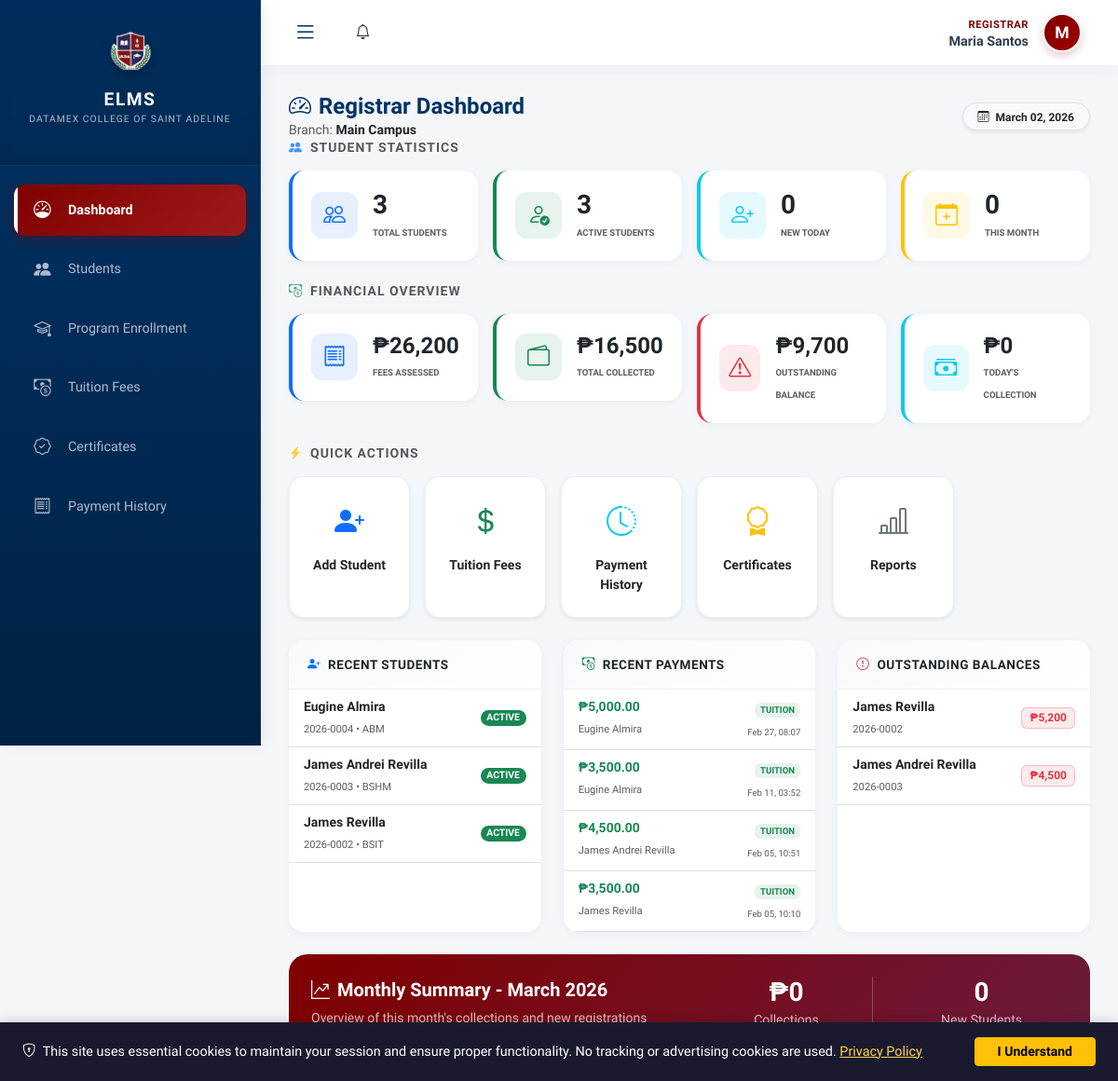
Page /modules/registrar/dashboard.php (signed in) on the earlier database version.
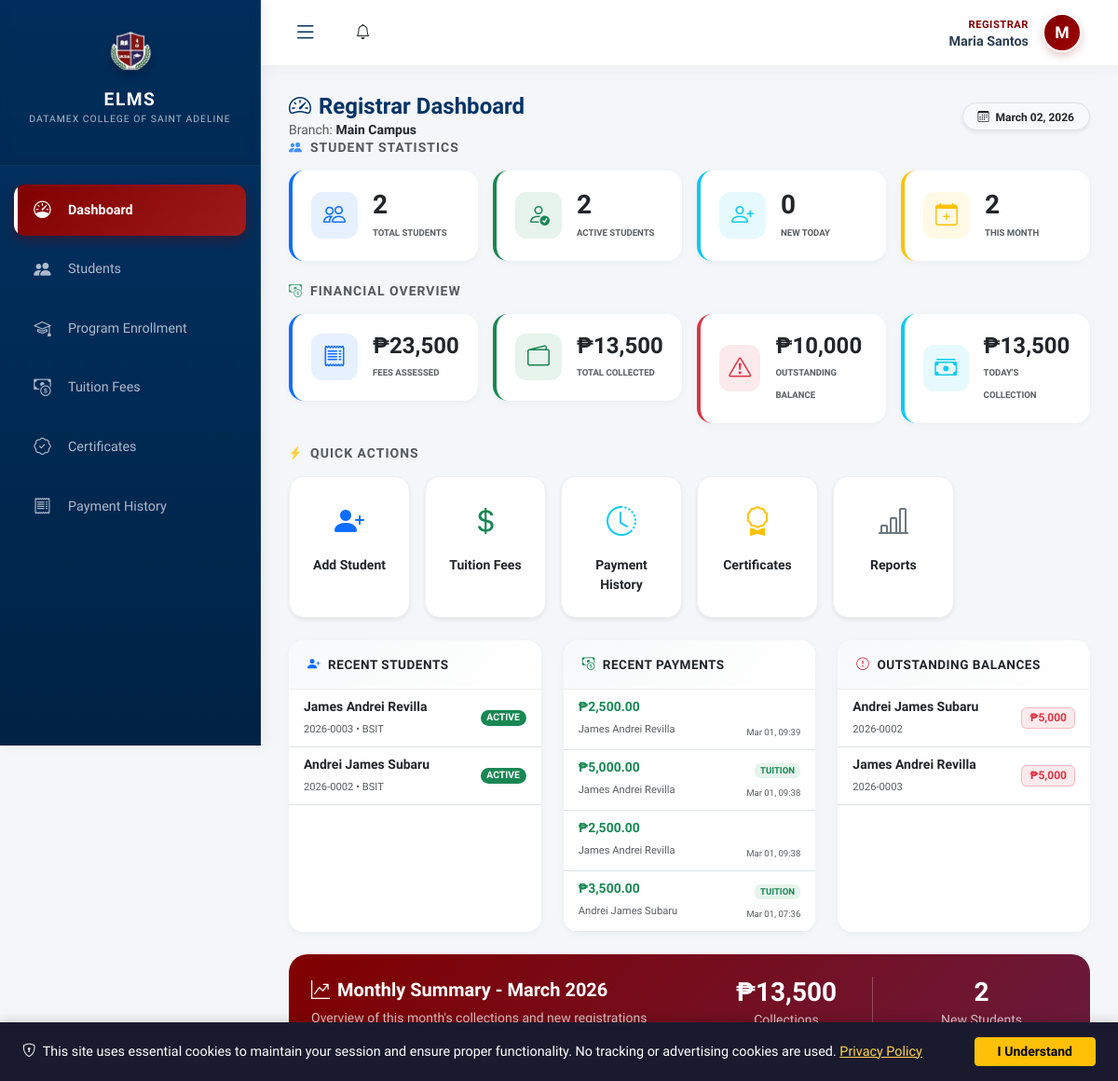
Same page on the later database version.
### tables this page shows
CREATE TABLE `students` (
  `user_id` int(10) UNSIGNED NOT NULL,
  `student_no` varchar(20) NOT NULL,
  `course_id` int(10) UNSIGNED DEFAULT NULL,
  `student_type` enum('regular','irregular','transferee') NOT NULL DEFAULT 'regular',
  `previous_school` varchar(255) DEFAULT NULL
);

CREATE TABLE `users` (
  `id` int(10) UNSIGNED NOT NULL,
  `email` varchar(100) NOT NULL,
  `password` varchar(255) NOT NULL,
  `status` enum('active','inactive') DEFAULT 'active',
  `last_login` datetime DEFAULT NULL,
  `created_at` timestamp NOT NULL DEFAULT current_timestamp(),
  `lock_count` int(11) NOT NULL DEFAULT 0,
  `last_locked_at` datetime DEFAULT NULL
);

CREATE TABLE `payments` (
  `id` int(10) UNSIGNED NOT NULL,
  `reference_no` varchar(50) DEFAULT NULL,
  `or_number` varchar(50) DEFAULT NULL,
  `student_id` int(10) UNSIGNED NOT NULL,
  `amount` decimal(10,2) NOT NULL,
  `payment_type` varchar(100) DEFAULT NULL,
  `other_type_description` varchar(255) DEFAULT NULL,
  `description` text DEFAULT NULL,
  `academic_year_id` int(10) UNSIGNED DEFAULT NULL,
  `semester` enum('1st','2nd','summer') DEFAULT NULL,
  `term` enum('prelim','midterm','prefinals','finals','full','downpayment') DEFAULT NULL,
  `branch_id` int(10) UNSIGNED DEFAULT NULL,
  `recorded_by` int(10) UNSIGNED DEFAULT NULL,
  `payment_method` enum('cash','bank_transfer','online','check') DEFAULT 'cash',
  `status` enum('pending','verified','rejected') DEFAULT 'pending',
  `verified_by` int(10) UNSIGNED DEFAULT NULL,
  `verified_at` datetime DEFAULT NULL,
  `rejection_reason` text DEFAULT NULL,
  `proof_file` varchar(255) DEFAULT NULL,
  `created_at` timestamp NOT NULL DEFAULT current_timestamp()
);

### modules/registrar/dashboard.php (the view, shortened to what the changed rows need)
<?php
require_once '../../config/init.php';
$registrar_id = $_SESSION['user_id'];
$registrar_profile = $conn->query("SELECT branch_id FROM user_profiles WHERE user_id = $registrar_id")->fetch_assoc();
$branch_id = $registrar_profile['branch_id'] ?? 0;
$branch_condition = $branch_id > 0 ? "up.branch_id = $branch_id" : "1=1";
$payment_branch_condition = $branch_id > 0 ? "(p.branch_id = $branch_id OR p.branch_id IS NULL)" : "1=1";
$stats = [
    'total_students' => 0,
    'active_students' => 0,
    'new_students_today' => 0,
    'new_students_month' => 0,
    'total_fees_assessed' => 0,
    'total_payments' => 0,
    'total_balance' => 0,
    'today_collections' => 0,
    'month_collections' => 0,
    'tuition_configs' => 0
];
$result = $conn->query("
    SELECT COUNT(*) as count
    FROM students s
    INNER JOIN user_profiles up ON s.user_id = up.user_id
    WHERE $branch_condition
");
if ($row = $result->fetch_assoc()) { $stats['total_students'] = $row['count']; }
$result = $conn->query("
    SELECT COUNT(*) as count
    FROM students s
    INNER JOIN users u ON s.user_id = u.id
    INNER JOIN user_profiles up ON s.user_id = up.user_id
    WHERE $branch_condition AND u.status = 'active'
");
if ($row = $result->fetch_assoc()) { $stats['active_students'] = $row['count']; }
$today = date('Y-m-d');
$result = $conn->query("
    SELECT COUNT(*) as count
    FROM students s
    INNER JOIN users u ON s.user_id = u.id
    INNER JOIN user_profiles up ON s.user_id = up.user_id
    WHERE $branch_condition AND DATE(u.created_at) = '$today'
");
if ($row = $result->fetch_assoc()) { $stats['new_students_today'] = $row['count']; }
$month_start = date('Y-m-01');
$result = $conn->query("
    SELECT COUNT(*) as count
    FROM students s
    INNER JOIN users u ON s.user_id = u.id
    INNER JOIN user_profiles up ON s.user_id = up.user_id
    WHERE $branch_condition AND DATE(u.created_at) >= '$month_start'
");
if ($row = $result->fetch_assoc()) { $stats['new_students_month'] = $row['count']; }
$result = $conn->query("
    SELECT COALESCE(SUM(sf.amount), 0) as total
    FROM student_fees sf
    INNER JOIN students s ON sf.student_id = s.user_id
    INNER JOIN user_profiles up ON s.user_id = up.user_id
    WHERE $branch_condition
");
if ($row = $result->fetch_assoc()) { $stats['total_fees_assessed'] = $row['total']; }
$result = $conn->query("
    SELECT COALESCE(SUM(p.amount), 0) as total
    FROM payments p
    INNER JOIN students s ON p.student_id = s.user_id
    INNER JOIN user_profiles up ON s.user_id = up.user_id
    WHERE $payment_branch_condition AND p.status = 'verified'
");
if ($row = $result->fetch_assoc()) { $stats['total_payments'] = $row['total']; }
$stats['total_balance'] = $stats['total_fees_assessed'] - $stats['total_payments'];
$result = $conn->query("
    SELECT COALESCE(SUM(p.amount), 0) as total
    FROM payments p
    INNER JOIN students s ON p.student_id = s.user_id
    INNER JOIN user_profiles up ON s.user_id = up.user_id
    WHERE $payment_branch_condition AND p.status = 'verified' AND DATE(p.created_at) = CURDATE()
");
if ($row = $result->fetch_assoc()) { $stats['today_collections'] = $row['total']; }
$result = $conn->query("
    SELECT COALESCE(SUM(p.amount), 0) as total
    FROM payments p
    INNER JOIN students s ON p.student_id = s.user_id
    INNER JOIN user_profiles up ON s.user_id = up.user_id
    WHERE $payment_branch_condition AND p.status = 'verified' AND DATE(p.created_at) >= '$month_start'
");
if ($row = $result->fetch_assoc()) { $stats['month_collections'] = $row['total']; }
$result = $conn->query("SELECT COUNT(*) as count FROM program_tuition_fees");
if ($row = $result->fetch_assoc()) { $stats['tuition_configs'] = $row['count']; }
$recent_students = $conn->query("
    SELECT s.student_no, s.user_id,
           CONCAT(up.first_name, ' ', up.last_name) as student_name,
           COALESCE(p.program_code, ss.strand_code) as program_code,
           u.created_at, u.status
    FROM students s
    INNER JOIN users u ON s.user_id = u.id
    INNER JOIN user_profiles up ON s.user_id = up.user_id
    LEFT JOIN programs p ON s.course_id = p.id
    LEFT JOIN shs_strands ss ON s.course_id = ss.id AND p.id IS NULL
    WHERE $branch_condition
    ORDER BY u.created_at DESC
    LIMIT 5
");
$recent_payments = $conn->query("
    SELECT s.student_no,
           CONCAT(up.first_name, ' ', up.last_name) as student_name,
           p.amount, p.status, p.or_number, p.reference_no, p.payment_type, p.description, p.created_at
    FROM payments p
    INNER JOIN students s ON p.student_id = s.user_id
    INNER JOIN user_profiles up ON s.user_id = up.user_id
    WHERE $payment_branch_condition
    ORDER BY p.created_at DESC
    LIMIT 5
");
$students_with_balance = $conn->query("
    SELECT s.student_no, s.user_id,
           CONCAT(up.first_name, ' ', up.last_name) as student_name,
           COALESCE(p.program_code, ss.strand_code) as program_code,
           COALESCE((SELECT SUM(amount) FROM student_fees WHERE student_id = s.user_id), 0) as total_fees,
           COALESCE((SELECT SUM(amount) FROM payments WHERE student_id = s.user_id AND status = 'verified'), 0) as total_paid
    FROM students s
    INNER JOIN users u ON s.user_id = u.id
    INNER JOIN user_profiles up ON s.user_id = up.user_id
    LEFT JOIN programs p ON s.course_id = p.id
    LEFT JOIN shs_strands ss ON s.course_id = ss.id AND p.id IS NULL
    WHERE $branch_condition
    HAVING (total_fees - total_paid) > 0
    ORDER BY (total_fees - total_paid) DESC
    LIMIT 5
");
include '../../includes/header.php';
?>
<div class="body-scroll-part">
    <div class="row g-3 mb-4">
        <div class="col-6 col-md-3">
            <div class="reg-stat-card border-start border-primary border-4">
                <div>
                    <h3 class="fw-bold mb-0"><?php echo number_format($stats['total_students']); ?></h3>
                    <small class="text-muted fw-bold text-uppercase" style="font-size: 0.6rem;">Total Students</small>
                </div>
            </div>
        </div>
        <div class="col-6 col-md-3">
            <div class="reg-stat-card border-start border-success border-4">
                <div>
                    <h3 class="fw-bold mb-0"><?php echo number_format($stats['active_students']); ?></h3>
                    <small class="text-muted fw-bold text-uppercase" style="font-size: 0.6rem;">Active Students</small>
                </div>
            </div>
        </div>
        <div class="col-6 col-md-3">
            <div class="reg-stat-card border-start border-warning border-4">
                <div>
                    <h3 class="fw-bold mb-0"><?php echo number_format($stats['new_students_month']); ?></h3>
                    <small class="text-muted fw-bold text-uppercase" style="font-size: 0.6rem;">This Month</small>
                </div>
            </div>
        </div>
    </div>
    <div class="row g-3 mb-4">
        <div class="col-6 col-md-3">
            <div class="reg-stat-card border-start border-primary border-4">
                <div>
                    <h4 class="fw-bold mb-0">₱<?php echo number_format($stats['total_fees_assessed'], 0); ?></h4>
                    <small class="text-muted fw-bold text-uppercase" style="font-size: 0.6rem;">Fees Assessed</small>
                </div>
            </div>
        </div>
        <div class="col-6 col-md-3">
            <div class="reg-stat-card border-start border-success border-4">
                <div>
                    <h4 class="fw-bold mb-0">₱<?php echo number_format($stats['total_payments'], 0); ?></h4>
                    <small class="text-muted fw-bold text-uppercase" style="font-size: 0.6rem;">Total Collected</small>
                </div>
            </div>
        </div>
        <div class="col-6 col-md-3">
            <div class="reg-stat-card border-start border-danger border-4">
                <div>
                    <h4 class="fw-bold mb-0">₱<?php echo number_format($stats['total_balance'], 0); ?></h4>
                    <small class="text-muted fw-bold text-uppercase" style="font-size: 0.6rem;">Outstanding Balance</small>
                </div>
            </div>
        </div>
        <div class="col-6 col-md-3">
            <div class="reg-stat-card border-start border-info border-4">
                <div>
                    <h4 class="fw-bold mb-0">₱<?php echo number_format($stats['today_collections'], 0); ?></h4>
                    <small class="text-muted fw-bold text-uppercase" style="font-size: 0.6rem;">Today's Collection</small>
                </div>
            </div>
        </div>
    </div>
    <div class="row g-4">
        <div class="col-lg-4">
            <div class="activity-card h-100">
                <div class="p-0">
                    <ul class="list-group list-group-flush">
                        <?php if ($recent_students->num_rows == 0): ?>
                            <li class="list-group-item py-4 text-center text-muted small">No students found.</li>
                        <?php else: while ($row = $recent_students->fetch_assoc()): ?>
                            <li class="list-group-item px-3 py-2 border-bottom d-flex justify-content-between align-items-center">
                                <div>
                                    <div class="fw-bold text-dark small"><?php echo htmlspecialchars($row['student_name']); ?></div>
                                    <small class="text-muted" style="font-size: 0.7rem;"><?php echo htmlspecialchars($row['student_no']); ?> • <?php echo htmlspecialchars($row['program_code'] ?? 'N/A'); ?></small>
                                </div>
                                <span class="badge bg-<?php echo $row['status'] == 'active' ? 'success' : 'secondary'; ?> rounded-pill" style="font-size: 0.65rem;"><?php echo strtoupper($row['status']); ?></span>
                            </li>
                        <?php endwhile; endif; ?>
                    </ul>
                </div>
            </div>
        </div>
        <div class="col-lg-4">
            <div class="activity-card h-100">
                <div class="p-0">
                    <ul class="list-group list-group-flush">
                        <?php if ($recent_payments->num_rows == 0): ?>
                            <li class="list-group-item py-4 text-center text-muted small">No payments recorded.</li>
                        <?php else: while ($row = $recent_payments->fetch_assoc()):
                             $s_clr = ($row['status'] == 'verified') ? 'success' : (($row['status'] == 'rejected') ? 'danger' : 'warning');
                        ?>
                            <li class="list-group-item px-3 py-2 border-bottom">
                                <div class="d-flex justify-content-between align-items-start">
                                    <div>
                                        <div class="fw-bold text-success small">₱<?php echo number_format($row['amount'], 2); ?></div>
                                        <small class="text-muted" style="font-size: 0.7rem;"><?php echo htmlspecialchars($row['student_name']); ?></small>
                                    </div>
                                    <div class="text-end">
                                        <span class="badge bg-<?php echo $s_clr; ?> bg-opacity-10 text-<?php echo $s_clr; ?>" style="font-size: 0.6rem;"><?php echo strtoupper($row['payment_type']); ?></span>
                                        <br><small class="text-muted" style="font-size: 0.6rem;"><?php echo date('M d, H:i', strtotime($row['created_at'])); ?></small>
                                    </div>
                                </div>
                            </li>
                        <?php endwhile; endif; ?>
                    </ul>
                </div>
            </div>
        </div>
        <div class="col-lg-4">
            <div class="activity-card h-100">
                <div class="p-0">
                    <ul class="list-group list-group-flush">
                        <?php if ($students_with_balance->num_rows == 0): ?>
                            <li class="list-group-item py-4 text-center text-muted small">All accounts settled!</li>
                        <?php else: while ($row = $students_with_balance->fetch_assoc()):
                            $balance = $row['total_fees'] - $row['total_paid'];
                        ?>
                            <li class="list-group-item px-3 py-2 border-bottom d-flex justify-content-between align-items-center">
                                <div>
                                    <div class="fw-bold text-dark small"><?php echo htmlspecialchars($row['student_name']); ?></div>
                                    <small class="text-muted" style="font-size: 0.7rem;"><?php echo htmlspecialchars($row['student_no']); ?></small>
                                </div>
                                <span class="badge bg-danger bg-opacity-10 text-danger border border-danger border-opacity-25 px-2">₱<?php echo number_format($balance, 0); ?></span>
                            </li>
                        <?php endwhile; endif; ?>
                    </ul>
                </div>
            </div>
        </div>
    </div>
    <div class="row mt-4">
        <div class="col-12">
            <div class="finance-summary-card">
                <div class="row align-items-center">
                    <div class="col-md-6">
                        <div class="row text-center">
                            <div class="col-6">
                                <div class="border-end border-light border-opacity-25">
                                    <h3 class="fw-bold mb-0">₱<?php echo number_format($stats['month_collections'], 0); ?></h3>
                                    <small class="opacity-75">Collections</small>
                                </div>
                            </div>
                            <div class="col-6">
                                <h3 class="fw-bold mb-0"><?php echo number_format($stats['new_students_month']); ?></h3>
                                <small class="opacity-75">New Students</small>
                            </div>
                        </div>
                    </div>
                </div>
            </div>
        </div>
    </div>
</div>
<?php include '../../includes/footer.php'; ?>

Differences in the rows shown:
removed students: student_name "Eugine Almira", student_no "2026-0004", program_code "ABM", user_id.status "ACTIVE", shown under "QUICK ACTIONS"
removed students: student_name "James Andrei Revilla", student_no "2026-0003", program_code "BSHM", user_id.status "ACTIVE", balance "4,500"
removed students: student_name "James Revilla", student_no "2026-0002", program_code "BSIT", user_id.status "ACTIVE", balance "5,200"
removed payments: amount "5,000.00", student_name "Eugine Almira", payment_type "TUITION", created_at "Feb 27, 08:07"
removed payments: amount "3,500.00", student_name "Eugine Almira", payment_type "TUITION", created_at "Feb 11, 03:52"
removed payments: amount "4,500.00", student_name "James Andrei Revilla", payment_type "TUITION", created_at "Feb 05, 10:51"
removed payments: amount "3,500.00", student_name "James Revilla", payment_type "TUITION", created_at "Feb 05, 10:10"
added students: student_name "James Andrei Revilla", student_no "2026-0003", program_code "BSIT", user_id.status "ACTIVE", balance "5,000"
added students: student_name "Andrei James Subaru", student_no "2026-0002", program_code "BSIT", user_id.status "ACTIVE", balance "5,000"
added payments: amount "2,500.00", student_name "James Andrei Revilla", created_at "Mar 01, 09:39"
added payments: amount "5,000.00", student_name "James Andrei Revilla", payment_type "TUITION", created_at "Mar 01, 09:38"
added payments: amount "2,500.00", student_name "James Andrei Revilla", created_at "Mar 01, 09:38"
added payments: amount "3,500.00", student_name "Andrei James Subaru", payment_type "TUITION", created_at "Mar 01, 07:36"
Other differences:
$stats['total_students']: "3" → "2"
$stats['active_students']: "3" → "2"
$stats['new_students_month']: "0" → "2"
$stats['total_fees_assessed']: "26,200" → "23,500"
$stats['total_payments']: "16,500" → "13,500"
$stats['total_balance']: "9,700" → "10,000"
$stats['today_collections']: "0" → "13,500"
$stats['month_collections']: "0" → "13,500"
